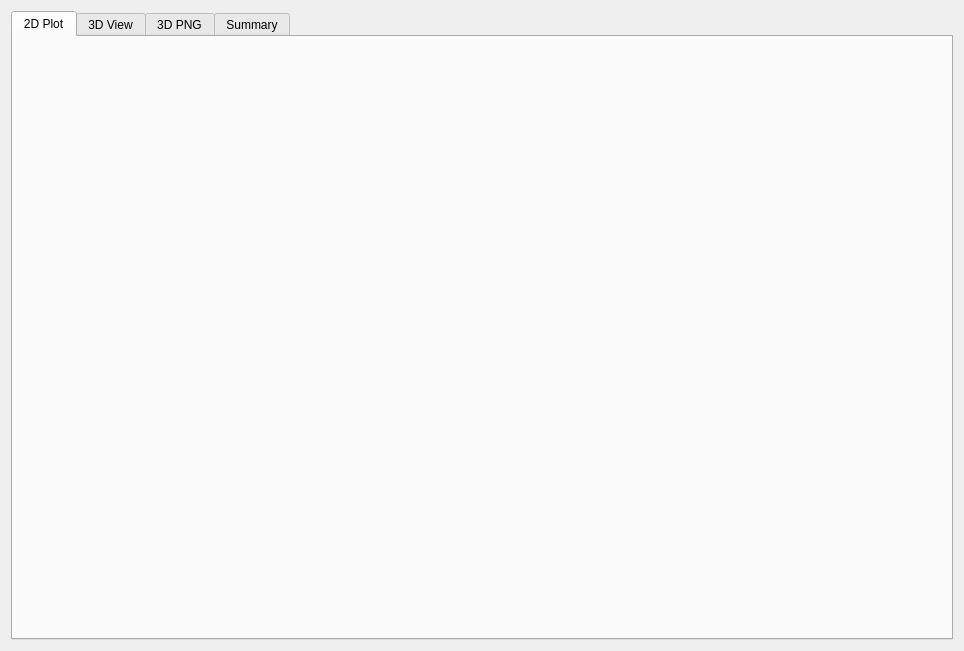
<?xml version="1.0" encoding="UTF-8"?>
<ui version="4.0">
 <class>Form</class>
 <widget class="QWidget" name="Form">
  <property name="geometry">
   <rect>
    <x>0</x>
    <y>0</y>
    <width>964</width>
    <height>651</height>
   </rect>
  </property>
  <property name="windowTitle">
   <string>Form</string>
  </property>
  <layout class="QVBoxLayout" name="verticalLayout_2">
   <item>
    <widget class="QTabWidget" name="tabWidget">
     <property name="currentIndex">
      <number>0</number>
     </property>
     <widget class="QWidget" name="tab">
      <attribute name="title">
       <string>2D Plot</string>
      </attribute>
      <layout class="QVBoxLayout" name="verticalLayout_3"/>
     </widget>
     <widget class="QWidget" name="tab_2">
      <attribute name="title">
       <string>3D View</string>
      </attribute>
      <layout class="QVBoxLayout" name="verticalLayout"/>
     </widget>
     <widget class="QWidget" name="tab_4">
      <attribute name="title">
       <string>3D PNG</string>
      </attribute>
      <layout class="QVBoxLayout" name="verticalLayout_6">
       <item>
        <widget class="QGraphicsView" name="graphicsView"/>
       </item>
      </layout>
     </widget>
     <widget class="QWidget" name="tab_3">
      <attribute name="title">
       <string>Summary</string>
      </attribute>
      <layout class="QVBoxLayout" name="verticalLayout_5"/>
     </widget>
    </widget>
   </item>
  </layout>
 </widget>
 <resources/>
 <connections/>
</ui>
